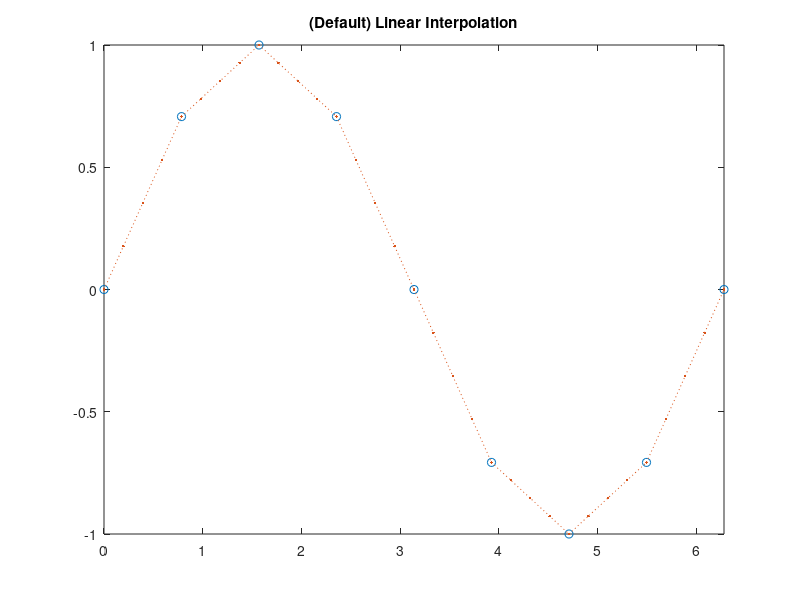
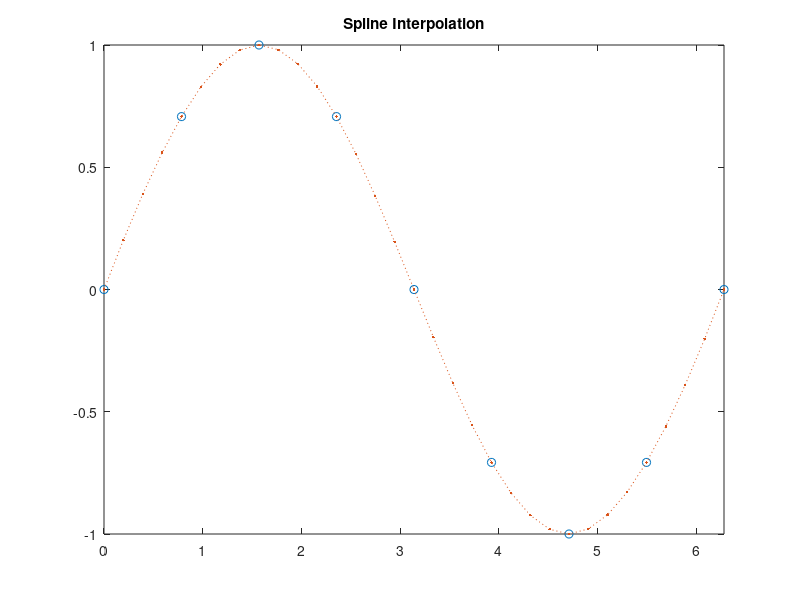

Reproduce these figures in MATLAB, in order.

x = 0:pi/4:2*pi; 
v = sin(x);
xq = 0:pi/16:2*pi;
figure
vq1 = interp1(x,v,xq);
plot(x,v,'o',xq,vq1,':.');
xlim([0 2*pi]);
title('(Default) Linear Interpolation');
figure
vq2 = interp1(x,v,xq,'spline');
plot(x,v,'o',xq,vq2,':.');
xlim([0 2*pi]);
title('Spline Interpolation');